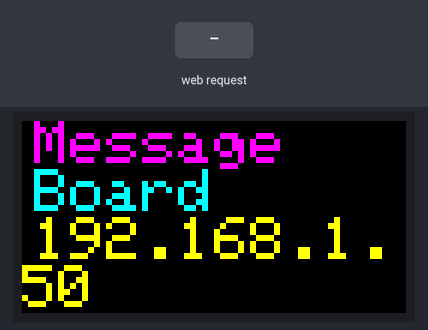
A sketch run on a simulated ESP8266 (NodeMCU). Parts: 64×32 colour display. Inputs (shaded band) come from the test bench. WiFi joins after 1.5 s; servers stay silent unless stated; what the sketch prints to the serial monitor is not drawn.

Above: at 3.8 s.
3.9 s: HTTP request GET /?message=red received
At 6.28 s:
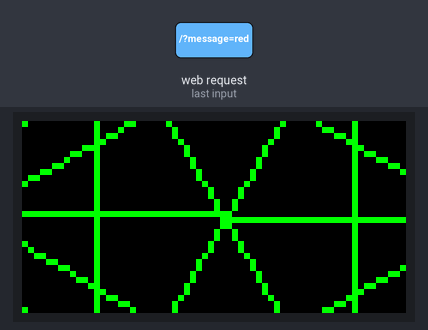
At 9.3 s:
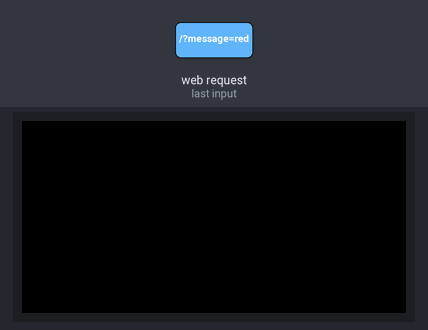
Timing chart, 0 to 10.8 s (numbered marks = the images above; inputs shaded):
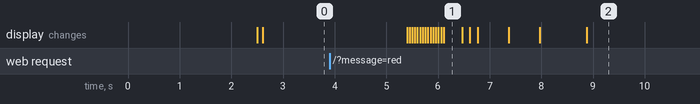

Measured:
- after the input at 3.9 s, the display: first changes after 1.5 s (image 1 shows a later state)

The sketch:

ESPWebFormRGBscrollStringLengthInfoAP.ino
```cpp
/*
 * MessageBoard LED Matrix Webserver
 *Many thanks to Brian Lough for the setup of the MAtrix:
 *https://www.hackster.io/brian-lough/rgb-led-matrix-with-an-esp8266-a16fa9
 *
 *Thanks to hariFun (https://www.instructables.com/member/HariFun/) for the cool green animation!
 *
 *Connect to ADHOC Network "messageboard" to input wifi password and select network.
 *Password for "messageboard" is "Washington99"
 * Connect to "http://messageboard.local" or the IP Address shown on board
 * to bring up an HTML form to control the connected LED Matrix.
 *
 *
 *
*/

#include <ESP8266WiFi.h>
#include <WiFiClient.h>
#include <ESP8266WebServer.h>
#include <DNSServer.h>
#include <WiFiManager.h>
#include <ESP8266mDNS.h>
#include <PxMatrix.h>
#include <Fonts/FreeSansBoldOblique9pt7b.h>
#include <Fonts/FreeSansBoldOblique12pt7b.h>
#include <Fonts/FreeMonoBold12pt7b.h>
/*Code for Matrix Display
 * This controls the display
 */

#ifdef ESP32

#define P_LAT 22
#define P_A 19
#define P_B 23
#define P_C 18
#define P_D 5
#define P_E 15
#define P_OE 2
hw_timer_t * timer = NULL;
portMUX_TYPE timerMux = portMUX_INITIALIZER_UNLOCKED;

#endif

#ifdef ESP8266

#include <Ticker.h>
Ticker display_ticker;
#define P_LAT 16
#define P_A 5
#define P_B 4
#define P_C 15
#define P_D 12
#define P_E 0
#define P_OE 2

#endif

// Pins for LED MATRIX
PxMATRIX display(64,32,P_LAT, P_OE,P_A,P_B,P_C,P_D,P_E);

#ifdef ESP8266
// ISR for display refresh
void display_updater()
{
  //display.displayTestPattern(70);
  display.display(70);
}
#endif

#ifdef ESP32
void IRAM_ATTR display_updater(){
  // Increment the counter and set the time of ISR
  portENTER_CRITICAL_ISR(&timerMux);
  //isplay.display(70);
  display.displayTestPattern(70);
  portEXIT_CRITICAL_ISR(&timerMux);
}
#endif

void DisplayHariFun(String MESSAGEvalue, String color)
{
  display.fillScreen(display.color565(0, 0,0));

  display.setTextSize(1);

  //display.setFont(&FreeSansBoldOblique9pt7b);
  display.setFont(&FreeSansBoldOblique12pt7b);
  //display.setFont(&FreeMonoBold12pt7b);
  //display.setCursor(14,31-18); display.print(MESSAGEvalue);

  int textX;
  int textMin;
  textMin = sizeof(MESSAGEvalue) * -24;
  for (int textX=64; textX>textMin; textX-=6){

  delay(150);
  display.setBrightness(200);
  display.clearDisplay();
  if (color == "red"){
    display.setTextColor(display.color565(255, 0, 0));}
  else if (color == "blue"){
    display.setTextColor(display.color565(0, 0, 255));}
  else if (color == "green"){
    display.setTextColor(display.color565(0, 255, 0));}
  else {
    display.setTextColor(display.color565(255, 255, 0));}
  display.clearDisplay();
  display.setCursor(textX,-9);
  //if((--textX) < textMin) textX = 64;
  display.print(MESSAGEvalue);
  delay(150);
  }

  //display.clearDisplay();
  //instructions();
  //display.setFont(&FreeSansBoldOblique12pt7b);
  //display.setTextColor(display.color565(255,255,0));
  //display.setCursor(31-26,31); display.print(MESSAGEvalue);
}

void Chord(int r, float rot)
{
  int nodes = 6;
  float x[nodes];
  float y[nodes];
  for (int i=0; i<nodes; i++)
  {
    float a = rot + (PI*2*i/nodes);
    x[i] = 31+3 + cos(a)*r;
    y[i] = 16 + sin(a)*r;
  }

  display.fillScreen(display.color565(0, 0,0));
  for (int i=0; i<(nodes-1); i++)
    for (int j=i+1; j<nodes; j++)
      display.drawLine(x[i],y[i], x[j],y[j], display.color565(0, 255,0));
}

//gets called when WiFiManager enters configuration mode
void configModeCallback (WiFiManager *myWiFiManager) {
  Serial.println("Entered config mode");
  openWifi();
  Serial.println(WiFi.softAPIP());
  //if you used auto generated SSID, print it
  Serial.println(myWiFiManager->getConfigPortalSSID());
  //entered config mode, make led toggle faster

}


MDNSResponder mdns;

ESP8266WebServer server(80);

const char INDEX_HTML[] =
"<!DOCTYPE HTML>"
"<html>"
"<head>"
"<meta name = \"viewport\" content = \"width = device-width, initial-scale = 1.0, maximum-scale = 1.0, user-scalable=0\">"
"<title>Send your message!</title>"
"<style>"
"\"body { background-color: #808080; font-family: Arial, Helvetica, Sans-Serif; Color: #000000; }\""
"</style>"
"</head>"
"<body>"
"<h1>Send me a message!</h1>"
"<FORM action=\"/\" method=\"post\">"
"<P>"
"Type your message here<br>"
"<INPUT type=\"text\" name=\"message\"><BR>"
"<INPUT type=\"radio\" name=\"Font\" value=\"red\">red<BR>"
"<INPUT type=\"radio\" name=\"Font\" value=\"blue\">blue<BR>"
"<INPUT type=\"radio\" name=\"Font\" value=\"green\">green<BR>"
"<INPUT type=\"radio\" name=\"Font\" value=\"yellow\">yellow<BR>"
"<INPUT type=\"submit\" value=\"Send\"> <INPUT type=\"reset\">"
"</P>"
"</FORM>"
"</body>"
"</html>";

// GPIO#0 is for Adafruit ESP8266 HUZZAH board. Your board LED might be on 13.
//const int LEDPIN = 0;

void handleRoot()
{
  if (server.hasArg("message")) {
    handleSubmit();
  }
  else {
    server.send(200, "text/html", INDEX_HTML);
  }
}

void returnFail(String msg)
{
  server.sendHeader("Connection", "close");
  server.sendHeader("Access-Control-Allow-Origin", "*");
  server.send(500, "text/plain", msg + "\r\n");
}

void handleSubmit()
{
  String MESSAGEvalue;
  String FONTvalue;

  if (!server.hasArg("message")) return returnFail("BAD ARGS");
  MESSAGEvalue = server.arg("message");
  if (!server.hasArg("Font")){
    FONTvalue = "red";
  }
  FONTvalue = server.arg("Font");
  //insert code for display here

  delay(1500);

  float rot;
  float rotationSpeed = PI/15;
  for (int r=1; r<44; r+=3) {
    Chord(r, rot+=rotationSpeed);
    delay(50);
  }

  for (int r=1; r<44; r+=3) {
    Chord(44-r, rot-=rotationSpeed);
    delay(30);
  }
  DisplayHariFun(MESSAGEvalue, FONTvalue);
  instructions();
  server.send(200, "text/html", INDEX_HTML);


}

void returnOK()
{
  server.sendHeader("Connection", "close");
  server.sendHeader("Access-Control-Allow-Origin", "*");
  server.send(200, "text/plain", "OK\r\n");
}


void handleNotFound()
{
  String message = "File Not Found\n\n";
  message += "URI: ";
  message += server.uri();
  message += "\nMethod: ";
  message += (server.method() == HTTP_GET)?"GET":"POST";
  message += "\nArguments: ";
  message += server.args();
  message += "\n";
  for (uint8_t i=0; i<server.args(); i++){
    message += " " + server.argName(i) + ": " + server.arg(i) + "\n";
  }
  server.send(404, "text/plain", message);
}

void instructions(){
  display.setFont(NULL);
  display.fillScreen(display.color565(0, 0,0));
  display.clearDisplay();
  display.setBrightness(200);
  display.setTextColor(display.color565(255, 0, 255));
  display.setCursor(2,0);
  display.print("Message");
  display.setTextColor(display.color565(0, 255, 255));
  display.setCursor(2,8);
  display.print("Board");
  display.setTextColor(display.color565(255, 255, 0));
  display.setCursor(2,16);
  display.print(WiFi.localIP());
  display.setTextColor(display.color565(255, 0, 255));
}
void failedConn(){
  display.setFont(NULL);
  display.fillScreen(display.color565(0, 0,0));
  display.clearDisplay();
  display.setBrightness(200);
  display.setTextColor(display.color565(255, 0, 255));
  display.setCursor(2,0);
  display.print("Connection");
  display.setTextColor(display.color565(0, 255, 255));
  display.setCursor(2,8);
  display.print("failed.");
  display.setTextColor(display.color565(255, 255, 0));
  display.setCursor(2,24);
  display.print("Restarting");
  display.setTextColor(display.color565(255, 0, 255));
}

void openWifi(){
  display.setFont(NULL);
  display.fillScreen(display.color565(0, 0,0));
  display.clearDisplay();
  display.setBrightness(200);
  display.setTextColor(display.color565(255, 0, 255));
  display.setCursor(2,0);
  display.print("Open Wifi");
  display.setTextColor(display.color565(0, 255, 255));
  display.setCursor(2,8);
  display.print("and enter");
  display.setTextColor(display.color565(255, 255, 0));
  display.setCursor(2,16);
  display.print("password");
  display.setTextColor(display.color565(255, 0, 255));
}

void successConn(){
  display.setFont(NULL);
  display.fillScreen(display.color565(0, 0,0));
  display.clearDisplay();
  display.setBrightness(200);
  display.setTextColor(display.color565(255, 0, 255));
  display.setCursor(2,0);
  display.print("Connection");
  display.setTextColor(display.color565(0, 255, 255));
  display.setCursor(2,8);
  display.print("success!");
  display.setTextColor(display.color565(255, 255, 0));
  display.setCursor(2,24);
  display.print("-------");
  display.setTextColor(display.color565(255, 0, 255));
}

//try removing the word void from the function parameters!
void setup(void)
{ // Initialize RGB matrix
  Serial.begin(9600);
  display.begin(16);

  #ifdef ESP8266
    display_ticker.attach(0.002, display_updater);
  #endif

  #ifdef ESP32
    timer = timerBegin(0, 80, true);
    timerAttachInterrupt(timer, &display_updater, true);
    timerAlarmWrite(timer, 2000, true);
    timerAlarmEnable(timer);
  #endif

  delay(1000);


//WiFiManager
  //Local intialization. Once its business is done, there is no need to keep it around
  WiFiManager wifiManager;
  //reset settings - for testing
  //wifiManager.resetSettings();

  //set callback that gets called when connecting to previous WiFi fails, and enters Access Point mode
  wifiManager.setAPCallback(configModeCallback);

  //fetches ssid and pass and tries to connect
  //if it does not connect it starts an access point with the specified name
  //here  "AutoConnectAP"
  //and goes into a blocking loop awaiting configuration
  if (!wifiManager.autoConnect("MessageBoard", "Washington99")) {
    Serial.println("failed to connect and hit timeout");
    failedConn();
    //reset and try again, or maybe put it to deep sleep
    ESP.reset();
    delay(1000);
  }

  //if you get here you have connected to the WiFi
  Serial.println("connected...yeey :)");
  successConn();

/*setup for server-led script
   * Here the Web server is set up
   *
   */
  //Serial.begin(115200);
  //WiFi.begin(ssid, password);
  Serial.println("");

  // Wait for connection
  while (WiFi.status() != WL_CONNECTED) {
    delay(500);
    Serial.print(".");
  }
  Serial.println("");
  Serial.print("Connected to ?");
  //Serial.println(ssid);
  Serial.print("IP address: ");
  Serial.println(WiFi.localIP());

  if (mdns.begin("messageboard", WiFi.localIP())) {
    Serial.println("MDNS responder started");
  }

  server.on("/", handleRoot);
  //server.on("/ledon", handleLEDon);
  //server.on("/ledoff", handleLEDoff);
  server.onNotFound(handleNotFound);

  server.begin();
  Serial.print("Connect to http://messageboard.local or IP shown on display");
  Serial.println(WiFi.localIP());
  instructions();
}

void loop(void)
{

  server.handleClient();
}
```
